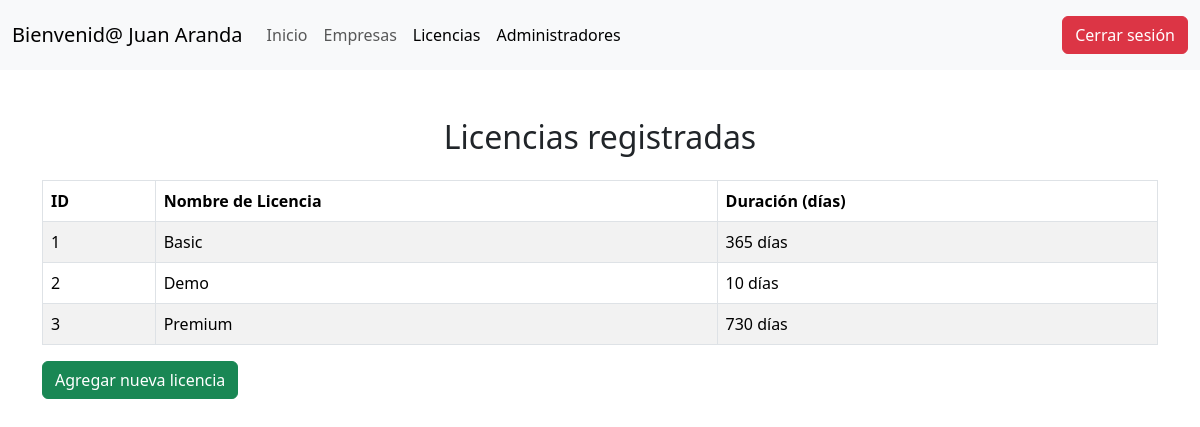
Screenshot of /superadmin/licencias.php (signed in) with the database file from the repository.
### tables this page shows
CREATE TABLE `usuarios` (
  `id` int(11) NOT NULL,
  `nombres` varchar(100) NOT NULL,
  `correo` varchar(100) NOT NULL,
  `contrasena` varchar(255) NOT NULL,
  `id_rol` int(3) NOT NULL,
  `nit` int(50) DEFAULT NULL
);

CREATE TABLE `tipo_licencia` (
  `id_tipo_licencia` int(11) NOT NULL,
  `licencia` varchar(50) NOT NULL,
  `duracion` int(5) NOT NULL
);

### superadmin/licencias.php (the view, shortened to what this page needs)
<?php
$conex = new database();
$con = $conex->connect();
$id = $_SESSION['doc'];
$sql = $con->prepare("SELECT * FROM usuarios WHERE id = ?");
$sql->execute([$id]);
$user = $sql->fetch(PDO::FETCH_ASSOC);
$licencias = $con->prepare("SELECT * FROM tipo_licencia");
$licencias->execute();
$lista_licencias = $licencias->fetchAll(PDO::FETCH_ASSOC);
?>
<!DOCTYPE html>
<html lang="es">
<head>
  <link href="https://cdn.jsdelivr.net/npm/bootstrap@5.3.5/dist/css/bootstrap.min.css" rel="stylesheet">
</head>
<body>
<nav class="navbar navbar-expand-lg bg-body-tertiary">
  <div class="container-fluid">
    <a class="navbar-brand" href="index.php">Bienvenid@ <?php echo $user['nombres'] ?></a>
    <div class="collapse navbar-collapse">
      <ul class="navbar-nav me-auto">
        <li class="nav-item"><a class="nav-link" href="index.php">Inicio</a></li>
        <li class="nav-item"><a class="nav-link" href="empresas.php">Empresas</a></li>
        <li class="nav-item"><a class="nav-link active" href="licencias.php">Licencias</a></li>
        <li class="nav-item"><a class="nav-link active" href="administradores.php">Administradores</a></li>
      </ul>
      <span class="navbar-text">
        <a href="../includes/exit.php"><button class="btn btn-danger">Cerrar sesión</button></a>
      </span>
    </div>
  </div>
</nav><br><br>
<div class="container">
  <div class="text-center mb-4">
    <h2>Licencias registradas</h2>
  </div>
  <table class="table table-bordered table-striped">
    <thead>
      <tr>
        <th>ID</th>
        <th>Nombre de Licencia</th>
        <th>Duración (días)</th>
      </tr>
    </thead>
    <tbody>
      <?php foreach ($lista_licencias as $lic): ?>
      <tr>
        <td><?php echo $lic['id_tipo_licencia']; ?></td>
        <td><?php echo $lic['licencia']; ?></td>
        <td><?php echo $lic['duracion']; ?> días</td>
      </tr>
      <?php endforeach; ?>
    </tbody>
  </table>
  <a href="crear_licencia.php" class="btn btn-success">Agregar nueva licencia</a>
</div>
</body>
</html>

### rows the page displays
usuarios: nombres "Juan Aranda"
tipo_licencia: id_tipo_licencia "1", licencia "Basic", duracion "365"
tipo_licencia: id_tipo_licencia "2", licencia "Demo", duracion "10"
tipo_licencia: id_tipo_licencia "3", licencia "Premium", duracion "730"
